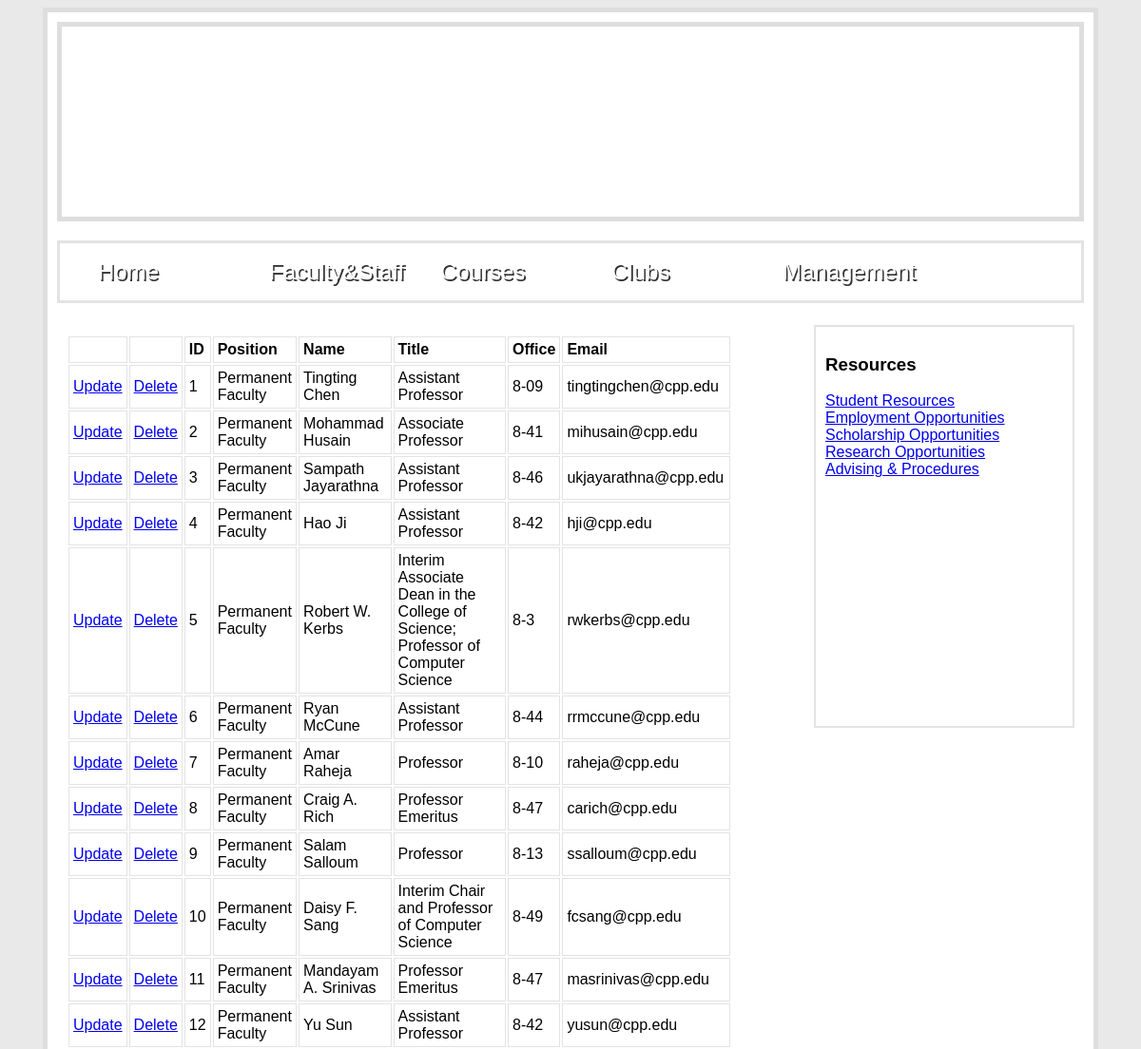
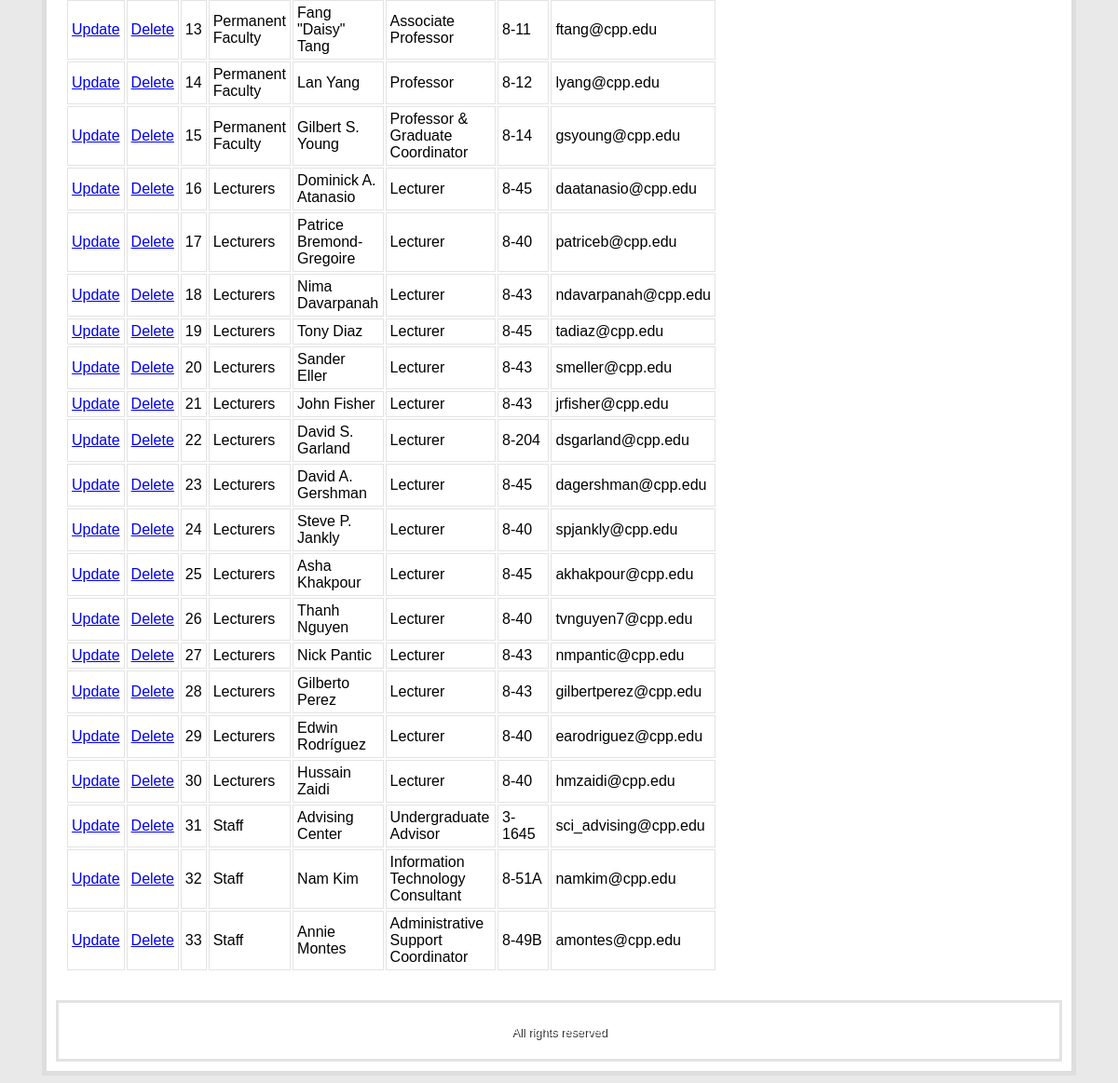
/FacultyStaffOverview.php, run on the app's committed database (2 pictures, top to bottom).
### tables this page shows
CREATE TABLE `facultystaff` (
  `id` int(11) NOT NULL,
  `pos` varchar(255) DEFAULT NULL,
  `name` varchar(255) DEFAULT NULL,
  `title` varchar(255) DEFAULT NULL,
  `office` varchar(255) DEFAULT NULL,
  `phone` varchar(255) DEFAULT NULL,
  `email` varchar(255) DEFAULT NULL,
  `courses` varchar(255) DEFAULT NULL,
  `review` text
);

### FacultyStaffOverview.php (called while the page is built, shortened)
<?php
require './Controller/FacultyStaffController.php';
$controller = new FacultyStaffController();
$content = $controller->CreateOverviewTable();
include 'Template.php';
?>

### Model/FacultyStaffModel.php (called while the page is built, shortened)
<?php
require ("Entities/FacultyStaffEntity.php");
class FacultyStaffModel
{
    function GetFacultyStaffByPos($pos)
    {
        require 'Credentials.php';
        $link = mysqli_connect($host, $user, $passwd, $database) or die(mysqli_error($link));
        mysqli_select_db($link, $database);
        $query = "SELECT * FROM facultystaff WHERE pos LIKE '$pos'";
        $result = mysqli_query($link, $query) or die(mysqli_error($link));
        $facultystaffArray = array();
        while($row = mysqli_fetch_array($result))
        {
            $id = $row[0];
            $pos = $row[1];
            $name = $row[2];
            $title = $row[3];
            $office = $row[4];
            $phone = $row[5];
            $email = $row[6];
            $courses = $row[7];
            $review = $row[8];
            $facultystaff = new FacultyStaffEntity($id, $pos, $name, $title, $office, $phone, $email, $courses, $review);
            array_push($facultystaffArray, $facultystaff);
        }
        return $facultystaffArray;
    }
}
?>

### Model/Credentials.php (called while the page is built, shortened)
<?php
$database = "facultystaffdb";
?>

### Entities/FacultyStaffEntity.php (called while the page is built, shortened)
<?php
class FacultyStaffEntity
{
    function __construct($id, $pos, $name, $title, $office, $phone, $email, $courses, $review) {
        $this->id = $id;
        $this->pos = $pos;
        $this->name = $name;
        $this->title = $title;
        $this->office = $office;
        $this->email = $email;
    }
}
?>

### Controller/FacultyStaffController.php (the view, shortened to what this page needs)
<?php
require ("Model/FacultyStaffModel.php");
class FacultyStaffController
{
    function CreateOverviewTable()
    {
        $result = ""
                . "<table class='overViewTable'>"
                . "     <tr>"
                . "         <td></td>"
                . "         <td></td>"
                . "         <td><b>ID</b></td>"
                . "         <td><b>Position</b></td>"
                . "         <td><b>Name</b></td>"
                . "         <td><b>Title</b></td>"
                . "         <td><b>Office</b></td>"
                . "         <td><b>Email</b></td>"
                . "     </tr>";
        $personArray = $this->GetByPos('%');
        foreach ($personArray as $key => $value)
        {
            $result = $result .
                    "<tr> "
                    . "     <td><a href='AddFacultyStaff.php?update=$value->id'>Update</a></td>"
                    . "     <td><a href='#' onclick='showConfirm($value->id)'>Delete</a></td>"
                    . "     <td>$value->id</td>"
                    . "     <td>$value->pos</td>"
                    . "     <td>$value->name</td>"
                    . "     <td>$value->title</td>"
                    . "     <td>$value->office</td>"
                    . "     <td>$value->email</td>"
                    . "</tr>";
        }
        $result = $result . "</table>";
        return $result;
    }
    function GetByPos($pos)
    {
        $personModel = new FacultyStaffModel();
        return $personModel->GetFacultyStaffByPos($pos);
    }
}
?>

### Styles/StyleSheet.css (style rules this page uses)
body { font-family: lucida grande, thoma, verdana, arial, sans-serif; background-color: #e9e9e9; }
.overViewTable { width: 700px; }
.overViewTable tr { padding: 4px }
.overViewTable td { padding: 4px; border: 1px solid #E3E3E3; }

### data on the page
facultystaff: id "1", pos "Permanent Faculty", name "Tingting Chen", title "Assistant Professor", office "8-09", email "tingtingchen@cpp.edu"
facultystaff: id "2", pos "Permanent Faculty", name "Mohammad Husain", title "Associate Professor", office "8-41", email "mihusain@cpp.edu"
facultystaff: id "3", pos "Permanent Faculty", name "Sampath Jayarathna", title "Assistant Professor", office "8-46", email "ukjayarathna@cpp.edu"
facultystaff: id "4", pos "Permanent Faculty", name "Hao Ji", title "Assistant Professor", office "8-42", email "hji@cpp.edu"
facultystaff: id "5", pos "Permanent Faculty", name "Robert W. Kerbs", title "Interim Associate Dean in the College of Science; Professor of Computer Science", office "8-3", email "rwkerbs@cpp.edu"
facultystaff: id "6", pos "Permanent Faculty", name "Ryan McCune", title "Assistant Professor", office "8-44", email "rrmccune@cpp.edu"
facultystaff: id "7", pos "Permanent Faculty", name "Amar Raheja", title "Professor", office "8-10", email "raheja@cpp.edu"
facultystaff: id "8", pos "Permanent Faculty", name "Craig A. Rich", title "Professor Emeritus", office "8-47", email "carich@cpp.edu"
facultystaff: id "9", pos "Permanent Faculty", name "Salam Salloum", title "Professor", office "8-13", email "ssalloum@cpp.edu"
facultystaff: id "10", pos "Permanent Faculty", name "Daisy F. Sang", title "Interim Chair and Professor of Computer Science", office "8-49", email "fcsang@cpp.edu"
facultystaff: id "11", pos "Permanent Faculty", name "Mandayam A. Srinivas", title "Professor Emeritus", office "8-47", email "masrinivas@cpp.edu"
facultystaff: id "12", pos "Permanent Faculty", name "Yu Sun", title "Assistant Professor", office "8-42", email "yusun@cpp.edu"
facultystaff: id "13", pos "Permanent Faculty", name "Fang \"Daisy\" Tang", title "Associate Professor", office "8-11", email "ftang@cpp.edu"
facultystaff: id "14", pos "Permanent Faculty", name "Lan Yang", title "Professor", office "8-12", email "lyang@cpp.edu"
facultystaff: id "15", pos "Permanent Faculty", name "Gilbert S. Young", title "Professor & Graduate Coordinator", office "8-14", email "gsyoung@cpp.edu"
facultystaff: id "16", pos "Lecturers", name "Dominick A. Atanasio", title "Lecturer", office "8-45", email "daatanasio@cpp.edu"
facultystaff: id "17", pos "Lecturers", name "Patrice Bremond-Gregoire", title "Lecturer", office "8-40", email "patriceb@cpp.edu"
facultystaff: id "18", pos "Lecturers", name "Nima Davarpanah", title "Lecturer", office "8-43", email "ndavarpanah@cpp.edu"
facultystaff: id "19", pos "Lecturers", name "Tony Diaz", title "Lecturer", office "8-45", email "tadiaz@cpp.edu"
facultystaff: id "20", pos "Lecturers", name "Sander Eller", title "Lecturer", office "8-43", email "smeller@cpp.edu"
facultystaff: id "21", pos "Lecturers", name "John Fisher", title "Lecturer", office "8-43", email "jrfisher@cpp.edu"
facultystaff: id "22", pos "Lecturers", name "David S. Garland", title "Lecturer", office "8-204", email "dsgarland@cpp.edu"
facultystaff: id "23", pos "Lecturers", name "David A. Gershman", title "Lecturer", office "8-45", email "dagershman@cpp.edu"
facultystaff: id "24", pos "Lecturers", name "Steve P. Jankly", title "Lecturer", office "8-40", email "spjankly@cpp.edu"
facultystaff: id "25", pos "Lecturers", name "Asha Khakpour", title "Lecturer", office "8-45", email "akhakpour@cpp.edu"
facultystaff: id "26", pos "Lecturers", name "Thanh Nguyen", title "Lecturer", office "8-40", email "tvnguyen7@cpp.edu"
facultystaff: id "27", pos "Lecturers", name "Nick Pantic", title "Lecturer", office "8-43", email "nmpantic@cpp.edu"
facultystaff: id "28", pos "Lecturers", name "Gilberto Perez", title "Lecturer", office "8-43", email "gilbertperez@cpp.edu"
facultystaff: id "29", pos "Lecturers", name "Edwin Rodríguez", title "Lecturer", office "8-40", email "earodriguez@cpp.edu"
facultystaff: id "30", pos "Lecturers", name "Hussain Zaidi", title "Lecturer", office "8-40", email "hmzaidi@cpp.edu"
facultystaff: id "31", pos "Staff", name "Advising Center", title "Undergraduate Advisor", office "3-1645", email "sci_advising@cpp.edu"
facultystaff: id "32", pos "Staff", name "Nam Kim", title "Information Technology Consultant", office "8-51A", email "namkim@cpp.edu"
facultystaff: id "33", pos "Staff", name "Annie Montes", title "Administrative Support Coordinator", office "8-49B", email "amontes@cpp.edu"
